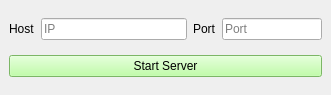
<?xml version="1.0" encoding="UTF-8"?>
<ui version="4.0">
 <class>MainWindow</class>
 <widget class="QMainWindow" name="MainWindow">
  <property name="geometry">
   <rect>
    <x>0</x>
    <y>0</y>
    <width>331</width>
    <height>95</height>
   </rect>
  </property>
  <property name="windowTitle">
   <string>MainWindow</string>
  </property>
  <widget class="QWidget" name="centralwidget">
   <layout class="QVBoxLayout" name="verticalLayout">
    <item>
     <layout class="QHBoxLayout" name="horizontalLayout">
      <item>
       <widget class="QLabel" name="label">
        <property name="text">
         <string>Host</string>
        </property>
       </widget>
      </item>
      <item>
       <widget class="QLineEdit" name="lineEdit_host">
        <property name="styleSheet">
         <string notr="true">color: rgb(0, 0, 0);</string>
        </property>
        <property name="placeholderText">
         <string>IP</string>
        </property>
       </widget>
      </item>
      <item>
       <widget class="QLabel" name="label_2">
        <property name="text">
         <string>Port</string>
        </property>
       </widget>
      </item>
      <item>
       <widget class="QLineEdit" name="lineEdit_port">
        <property name="maximumSize">
         <size>
          <width>100</width>
          <height>16777215</height>
         </size>
        </property>
        <property name="styleSheet">
         <string notr="true">color: rgb(0, 0, 0);</string>
        </property>
        <property name="placeholderText">
         <string>Port</string>
        </property>
       </widget>
      </item>
     </layout>
    </item>
    <item>
     <widget class="QPushButton" name="pushButton_start_server">
      <property name="minimumSize">
       <size>
        <width>100</width>
        <height>0</height>
       </size>
      </property>
      <property name="styleSheet">
       <string notr="true">background-color: rgb(173, 255, 143);
color: rgb(0, 0, 0);</string>
      </property>
      <property name="text">
       <string>Start Server</string>
      </property>
     </widget>
    </item>
   </layout>
  </widget>
 </widget>
 <resources/>
 <connections/>
</ui>
